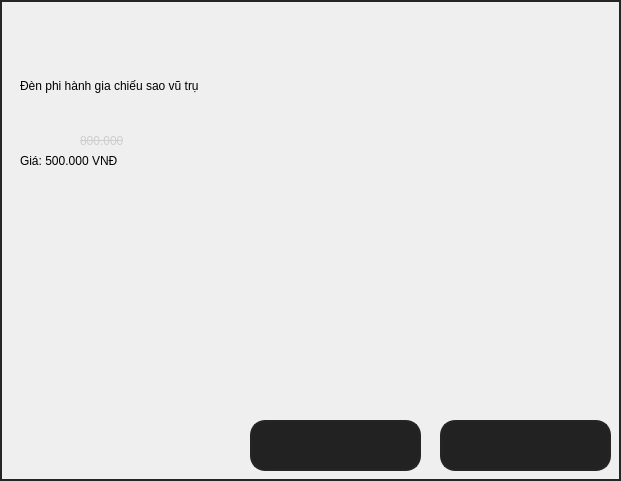
           <widget class="QWidget" name="widget_62" native="true">
            <property name="geometry">
             <rect>
              <x>570</x>
              <y>0</y>
              <width>621</width>
              <height>481</height>
             </rect>
            </property>
            <property name="styleSheet">
             <string notr="true">border: 2px solid rgb(37, 37, 37);
color: black;
font: 75 16pt &quot;MS Shell Dlg 2&quot;;</string>
            </property>
            <widget class="QLabel" name="label_92">
             <property name="geometry">
              <rect>
               <x>20</x>
               <y>30</y>
               <width>441</width>
               <height>111</height>
              </rect>
             </property>
             <property name="styleSheet">
              <string notr="true">border: 0;
background-color: 0</string>
             </property>
             <property name="text">
              <string>Đèn phi hành gia chiếu sao vũ trụ</string>
             </property>
            </widget>
            <widget class="QLabel" name="label_93">
             <property name="geometry">
              <rect>
               <x>20</x>
               <y>150</y>
               <width>441</width>
               <height>21</height>
              </rect>
             </property>
             <property name="styleSheet">
              <string notr="true">border: 0;
background-color: 0</string>
             </property>
             <property name="text">
              <string>Giá: 500.000 VNĐ</string>
             </property>
            </widget>
            <widget class="QLabel" name="label_94">
             <property name="geometry">
              <rect>
               <x>80</x>
               <y>130</y>
               <width>161</width>
               <height>21</height>
              </rect>
             </property>
             <property name="styleSheet">
              <string notr="true">border: 0;
background-color: 0;
text-decoration: line-through;
font: 75 12pt &quot;MS Shell Dlg 2&quot;;
color: rgb(206, 206, 206);</string>
             </property>
             <property name="text">
              <string>800.000</string>
             </property>
            </widget>
            <widget class="QPushButton" name="bt_addphg">
             <property name="geometry">
              <rect>
               <x>250</x>
               <y>420</y>
               <width>171</width>
               <height>51</height>
              </rect>
             </property>
             <property name="styleSheet">
              <string notr="true">background-color: rgb(34, 34, 34);
border-radius: 15px</string>
             </property>
             <property name="text">
              <string/>
             </property>
             <property name="icon">
              <iconset>
               <normaloff>But_img/add.png</normaloff>But_img/add.png</iconset>
             </property>
             <property name="iconSize">
              <size>
               <width>400</width>
               <height>400</height>
              </size>
             </property>
            </widget>
            <widget class="QPushButton" name="bt_buyphg">
             <property name="geometry">
              <rect>
               <x>440</x>
               <y>420</y>
               <width>171</width>
               <height>51</height>
              </rect>
             </property>
             <property name="styleSheet">
              <string notr="true">background-color: rgb(34, 34, 34);
border-radius: 15px</string>
             </property>
             <property name="text">
              <string/>
             </property>
             <property name="icon">
              <iconset>
               <normaloff>But_img/buy.png</normaloff>But_img/buy.png</iconset>
             </property>
             <property name="iconSize">
              <size>
               <width>400</width>
               <height>400</height>
              </size>
             </property>
            </widget>
           </widget>
